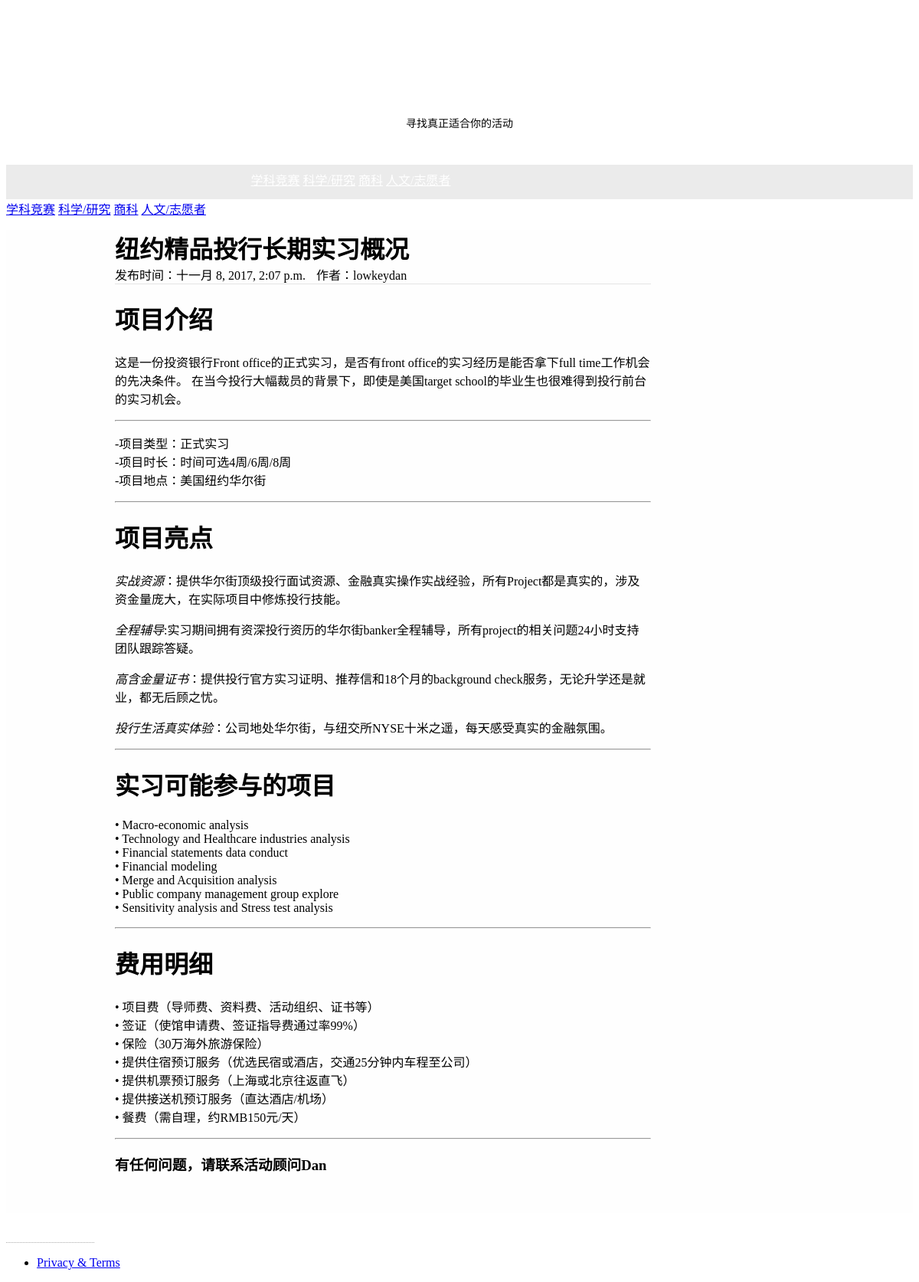
Screenshot of /post/3/ with the database file from the repository.
### blog/models.py (models this page shows, shortened)
@python_2_unicode_compatible
class Category(models.Model):
    name = models.CharField(max_length=100)

@python_2_unicode_compatible
class Post(models.Model):
    title = models.CharField(max_length=70)
    body = models.TextField()
    created_time = models.DateTimeField(auto_now=True)
    modified_time = models.DateTimeField()
    excerpt = models.CharField(max_length=200, blank=True)
    category = models.ForeignKey(Category)
    tags = models.ManyToManyField(Tag, blank=True)
    author = models.ForeignKey(User)

### blog/views.py (the view)
# urls.py: url(r'^post/(?P<pk>[0-9]+)/$', views.detail, name='detail'),
def detail(request, pk):
    post = get_object_or_404(Post, pk=pk)
    post.body = markdown(post.body)
    return render(request, 'blog/portfolio-page.html', context={'post': post})

### blog/templatetags/blog_tags.py (called while the page is built)
@register.simple_tag
def get_category():
    return Category.objects.all()

### templates/blog/portfolio-page.html (shortened to what this page needs)
<!DOCTYPE html>
{% load staticfiles %}
{% load blog_tags %}
<html lang="en-US">
  <head>
    <link href="https://code.getmdl.io/1.3.0/material.indigo-pink.min.css" rel="stylesheet">
    <link href="{% static 'blog/styles/main.css' %}" rel="stylesheet">
  </head>
  <body id="top">
    <div class="mdl-layout mdl-js-layout mdl-layout--fixed-header">
      <header class="mdl-layout__header mdl-layout__header--waterfall site-header">
        <div class="mdl-layout__header-row site-logo-row"><span class="mdl-layout__title">
            <div class="site-logo"></div><span class="site-description">寻找真正适合你的活动</span></span></div>
        <div class="mdl-layout__header-row site-navigation-row mdl-layout--large-screen-only">
          <nav class="mdl-navigation mdl-typography--body-1-force-preferred-font">
              {% get_category as category_list %}
                  {% for category in category_list %}
              <a class="mdl-navigation__link" href="{% url 'blog:category' category.pk %}">{{ category.name }}</a>
                  {% endfor %}
          </nav>
        </div>
      </header>
      <div class="mdl-layout__drawer mdl-layout--small-screen-only">
        <nav class="mdl-navigation mdl-typography--body-1-force-preferred-font">
              {% get_category as category_list %}
                  {% for category in category_list %}
              <a class="mdl-navigation__link" href="{% url 'blog:category' category.pk %}">{{ category.name }}</a>
                  {% endfor %}
          </nav>
      </div>
      <main class="mdl-layout__content">
        <div class="site-content">
          <div class="mdl-grid site-max-width">
            <div class="mdl-cell mdl-cell--12-col mdl-card mdl-shadow--4dp page-content">
              <div class="mdl-card__title">
                <h1 class="mdl-card__title-text" style="margin: 0 auto">{{ post.title }}</h1>
              </div>
                <div class="mdl-card__title" style="margin: 0 auto">
                    <span><time class="mdl-list__item-text-body" datetime="{{ post.created_time }}">发布时间：{{ post.created_time }}</time></span>
                            <span class="mdl-list__item-text-body" style="margin-left: 10px">作者：{{ post.author }}</span>
                </div>
              <div class="mdl-grid site-copy" style="border-top: 1px solid rgba(0,0,0,.1);">
                <div class="mdl-cell mdl-cell--12-col">
                    {{ post.body|safe }}
                    <h3>有任何问题，请联系活动顾问Dan</h3>
</div>
</div>
              </div>
            </div>
          </div>
        </div>
        <footer class="mdl-mini-footer">
          <div class="footer-container">
            <div class="mdl-logo"> <a href="#" target="_blank">Daniel_版权所有</a></div>
            <ul class="mdl-mini-footer__link-list">
              <li><a href="#">Privacy & Terms</a></li>
            </ul>
          </div>
        </footer>
  </body>
</html>

### blog/static/blog/styles/main.css (style rules this page uses)
.site-header { position: relative; }
.site-header .mdl-layout__header-row { padding: 0; -ms-flex-pack: center; justify-content: center; }
.site-description { display: block; font-size: 14px; text-align: center; font-weight: 400; margin-bottom: 10px; }
.site-logo-row { min-height: 200px; }
.site-logo { background: url(../img/site-logo.png) 50% no-repeat; background-size: cover; height: 120px; width: 120px; margin: 15px auto; }
.site-navigation-row { background-color: rgba(0, 0, 0, 0.08); text-transform: uppercase; height: 45px; }
.site-navigation-row .mdl-navigation { text-align: center; max-width: 900px; width: 100%; }
.site-navigation-row .mdl-navigation__link { -ms-flex: 1; flex: 1; line-height: 42px; color: #fff; }
.mdl-layout__content { background-color: #fefefe; }
.site-content { margin: 1em auto; min-height: 580px; }
.page-content { padding-bottom: 2em; }
.site-max-width { max-width: 900px; margin: auto; }
.site-copy { max-width: 700px; }
footer .mdl-logo a { color: #fff; text-decoration: none; border-bottom: 1px dotted #aaa; }
.footer-container { margin: 0 auto; }

### rows the page displays
Category: name "学科竞赛"
Category: name "科学/研究"
Category: name "商科"
Category: name "人文/志愿者"
Post: title "纽约精品投行长期实习概况", created_time "十一月 8, 2017, 2:07 p.m.", author "lowkeydan", body "项目介绍 这是一份投资银行Front office的正式实习，是否有front office的实习经历是能否拿下full time工作机会的先决条件。 在当今投行大幅裁员的背景下，即使是美国target school的毕业生也很难得到投行前台的实习机会。 -项目类型：正式实习 -项目时长：时间可选4周/6周/8周 -项目地点：美国纽约华尔街 项目亮点 实战资源 ：提供华尔街顶级投行面试资源、金融真实操作实战经验，所有Project都是真实的，涉及资金量庞大，在实际项目中修炼投行技能。 全程辅导 :实习期间拥有资深投行资历的华尔街banker全程辅导，所有project的相关问题24小时支持团队跟踪答疑。 高含金量证书 ：提供投行官方实习证明、推荐信和18个月的background check服务，无论升学还是就业，都无后顾之忧。 投行生活真实体验 ：公司地处华尔街，与纽交所NYSE十米之遥，每天感受真实的金融氛围。 实习可能参与的项目 • Macro-economic analysis • Technology and Healthcare industries analysis • Financial statements data conduct • Financial modeling • Merge and Acquisition analysis • Public company management group explore • Sensitivity analysis and Stress test analysis 费用明细 •…"
